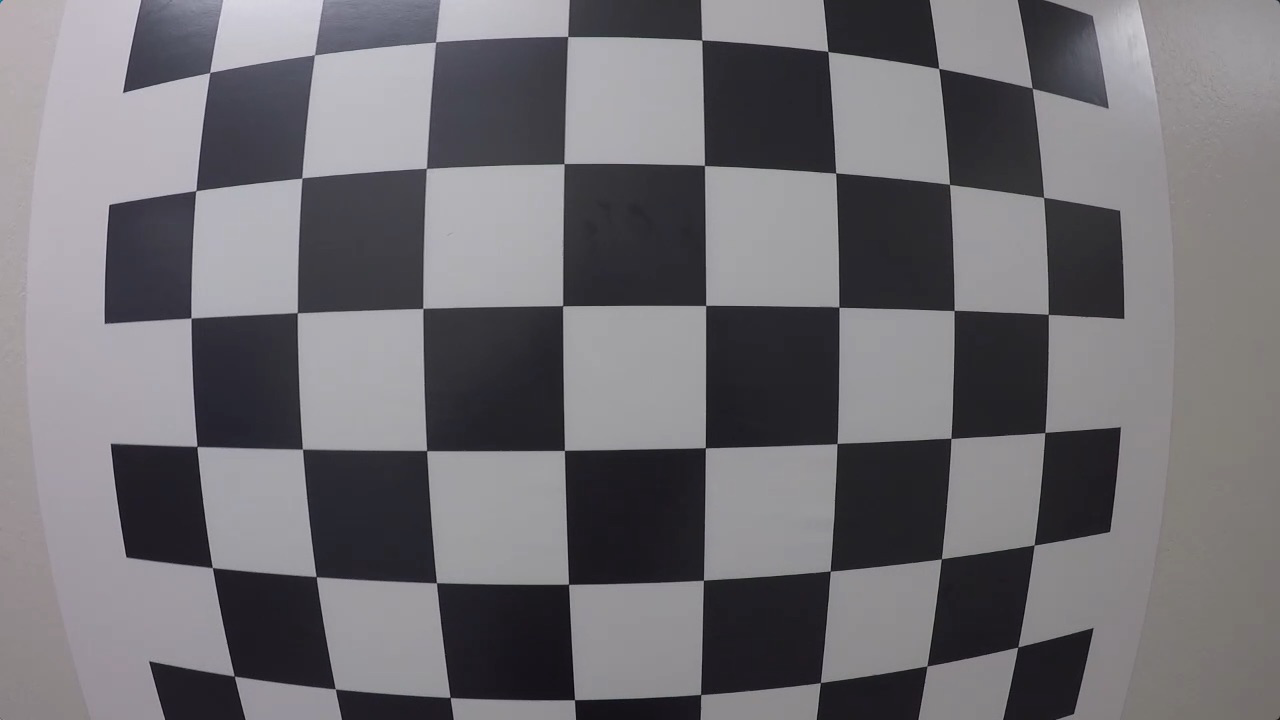
#> input picture images/calibration_test.png, 1280 x 720 px
$ jupyter execute --allow-errors L6_CameraCalibration.ipynb   (shell and % lines are left out)
#> lines starting #> are read from the running program, lines starting #| are printed output that depends on the picture; after the words box and inside, x2 and y2 are one past the last pixel; in counts of white or black regions, pixels touching at a corner belong together
# Perception by dealing with Computer Vision
It's very important for robotics perception. Robot can be broken down into three essential step cycle.

    Perception >> Dicision >> Action

This notebook related with first step, **Perception**. For the task of perception we can use data from some kind of sensors like Lidor, Razor and Camera. The table of bellow compare some sensors. Here I use camera as eye ball for perception.

    -----------------------------------------------------------------------------
    |     Sensor    ||    Spartial Resolution    |    Dimension    |    Cost    |
    |===============||===========================|=================|============|
    | Lidor + Razor ||           Low             |       3D        |  Expensive |
    |     Camera    ||           High            |       2D        |    Chea    |
    -----------------------------------------------------------------------------
Computer vision is art and science to percieving and understanding the world around us through images. In self driving cars it helps us to detect lane marking, other cars and pedestrians and so on to navigate safely our cars.

## Distortion Correction
##### Overview
Measure some of the quantities that need to be known in order to control the car. For example to steer car we need to measure how much your lane is curving. To do that I need to map out the lanes in my camera image, after transforming them to a different perspective. One way we are looking down on the road from above. In order to get this perspective transformation right, I first have to correct for the effect of image distortion.
Cameras don't create perfect images. Some of the object in the images, especially ones near the edges, can get stretched or skewed in various ways. So I need to correct distortions.

#####  What is Distortion? Why we need to undo distortions?
When a camera looks at 3D objects in the real world and transforms them into a 2D image. This transformation isn't perfect. Distortion is actuarry changing what the shape and size of these objects appears to be and closer or farther away than they actuarry are. This is a problem, because we're trying to accurately place the self-driving car in this world.

カメラの構造上、写真は歪みを持つ。自動運転車が実際の環境をありのまま認識できるようにするため、ここでは歪みを取り除く技術を学ぶ。

##### Types of Distortion
 - **Radial Distortion**(Introduced by camera lense)
 - **Tangental Distortion**(Introduced by not aligned perfectly parallel the camera's lens with the imaging plane)

---
**【歪み補正に必要なパラメータ】**
##### - Distortion Coefficitnts
Distortion can generally be captured by five numbers called distortion coefficients, whose values reflect the amount of radial and tangental distortion in an image. We can use them to calibrate our camera and undistort our images.

    Distortion coefficients = (k1, k2, p1, p2, k3)
In severely distorted cases, sometimes even more than five coefficients are required to capture the amount of distortion.

##### - Camera Matrix（もしくは内部パラメータとも呼ぶ Intrinsic Parameters）
カメラ固有のパラメータである、焦点距離(fx,fy)や光学中心(xc,yc)を3*3のマトリクスとして保持する。

                     fx,  0, xc
    CameraMatrix = [  0, fy, yc ]
                      0,  0,  1

　　Note: CameraMatrixはカメラの固定値なので、一度計算すればそれ以降は保存した値を使うことができる。

##### - Extrinsic Parameters（外部パラメータ）
座標系におけるある3次元点を別な座標系に変換する回転と並進のパラメータ。

Note: これらのパラメータを**推定**するため、ここではチェスボードの画像を用いる。チェスボードは、歪みがない場合にどう見えるかが想像できるのでこのタスクに適している（またコントラストがハッキリしているという点も優れている）。チェスボード上の制御点（ここでは四角形の角）を実空間と画像空間の両方において見つけ、その座標データをもとに歪みパラメータを算出する。実空間上の制御点はo-bject points、画像空間上の制御点はimage pointsを呼ぶ。3次元空間中での制御点(object points)は簡単に算出できるので、残るはimage pointsの取得ということになる。（参考：http://labs.eecs.tottori-u.ac.jp/sd/Member/oyamada/OpenCV/html/py_tutorials/py_calib3d/py_calibration/py_calibration.html#id5）

---
##### Math for Distortion Correction
To correct for **radial distortion** => **k1**, **k2**, and **k3**.
 - (x,y) is a point in a distorted image.
 - **r** which is calculated by OpenCV is the known distance between a point in an undistorted(corrected) image(xcorrected,ycorrected) and the center of the image distortion (xc, yc) as the distortion center（光学中心）.

Note: The distortion coefficient k3 is required to accurately reflect major radial distortion (like in wide angle lenses). However, for minor radial distortion, which most regular camera lenses have, k3 has a value close to or equal to zero and is negligible. So, in OpenCV, you can choose to ignore this coefficient; this is why it appears at the end of the distortion values array: [k1, k2, p1, p2, k3].

 - x_distorted = x_ideal(1 + k1 * r^2 + k2 * r^4 + k3 * r^6)
 - y_distorted = y_ideal(1 + k1 * r^2 + k2 * r^4 + k3 * r^6)

(image from Udacity)

To correct for **tangental distortion** => **p1**, **p2**.
 - x_corrected = x + [2p1xy + p2(r^2 + 2x^2)]
 - y_corrected = y + [p1(r^2 + 2y^2) + 2p2xy]

## Finding Corners
2次元画像上での制御点の位置(image points)を検出する。（参考：http://labs.eecs.tottori-u.ac.jp/sd/Member/oyamada/OpenCV/html/py_tutorials/py_calib3d/py_calibration/py_calibration.html#id6）
 - findChessboardCorners()
    The function attempts to determine wheather the input image is a view of the chessboard pattern and lokate the internal chessboard corners.
 - drawChessboardCorners()
    Renders the detected chessboard corners
---
**findChessboardCorners()**
##### Parameters
 - p1: source image of chessboard(must be an 8-bit grayscale or color image)
 - p2: patternSize the number of inner corners per a chessboard row and column
 - p3: corners which is output array of detected corners
 - p4: flags which can be zero or a combination of the following values

##### Returns
 - r1: 'true' if all of the corners are found and they are placed in a certain order. Otherwise, if the function fails to find all the corners or reorder them, it returns 'false'.
 - r2: corners the point of coordinate(x,y) detected

---
**drawChessboardCorners()**
##### Parameters
 - p1: image which is destination image.
 - p2: patternSize which is number of inner corners per a chessboard row and column
 - p3: corners which is output of findChessboardCorners()
 - p4: patternWasFound which is output of findChessboardCorners() for indicating wheather the complete board was found or not.

##### Returns
 - None

[cell 1]
import cv2
import numpy as np
import matplotlib.pyplot as plt
import matplotlib.image as mpimg

fname = 'images/calibration_test.png'
img = cv2.imread(fname)
#> img is the input picture: shape (720, 1280, 3); mean B, G, R 115.4, 110.9, 112.9
origin = np.copy(img)

[cell 2]
nx = 8
ny = 6

gray = cv2.cvtColor(img, cv2.COLOR_BGR2GRAY)
ret, corners = cv2.findChessboardCorners(gray, (nx, ny), None)
#> ret = True; corners = 48 rows, first 8: [209.5, 72.76], [314.5, 54.59], [435.5, 42.04], [567.8, 36.47], [702, 40.03], [827.9, 51.39], [938.9, 68.44], [1032.2, 88.22]

if ret == True:
    cv2.drawChessboardCorners(img, (nx, ny), corners, ret)
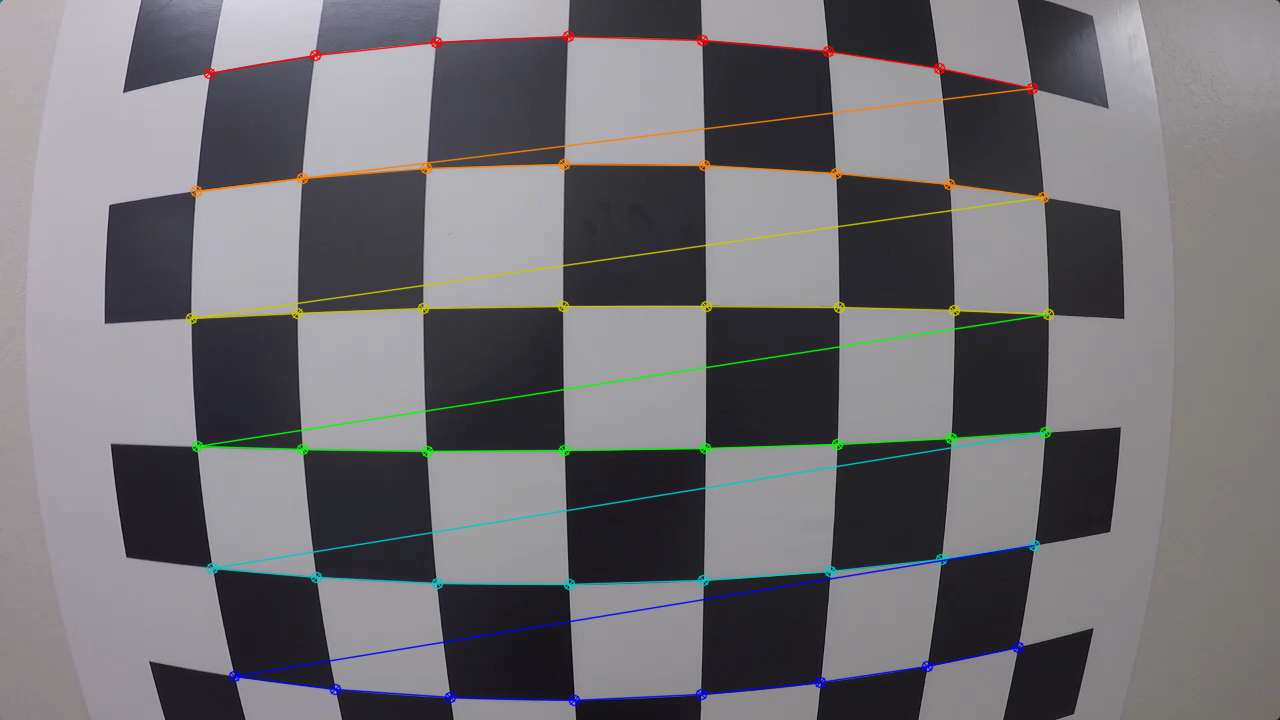
#> img: shape (720, 1280, 3); 3.33% of pixels changed, all inside (x1, y1, x2, y2) = (185, 30, 1055, 707)
    fig = plt.figure(figsize=(15, 30))
    ax1 = fig.add_subplot(1,2,1)
    ax1.imshow(origin)
    ax2 = fig.add_subplot(1,2,2)
    ax2.imshow(img)
    plt.show()
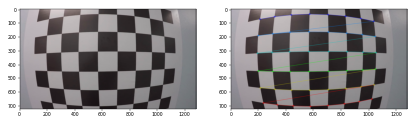
#> figure drawn by matplotlib, 2 panels; B, G, R data is drawn as R, G, B

## Calibrating a Camera
The first step will be to read in calibration images of a chessboard. It's recommended to use at least 20 images to ge a reliable calibration. Those images are taken at different angles and distances.

[cell 3]
import glob

images = glob.glob('calibration_wide/GOPR*.jpg')
idx = 4
#> (the rest of this cell did not finish here and is left out)

---
**calibrateCamera()**

制御点の3次元空間中での位置(object points)と2次元空間中での位置(image points)が分かったので、これをインプットにカメラキャリブレーションを行う。戻り値として、歪み補正に使う camera matrix, distortion coefficients, rotation(回転)・translation(並進)ベクトルが得られる。
##### Parameters
 - p1: objectPoints which is the 3D points in real world space.
 - p2: imagePoints which is the 2D points in image plane
 - p3: the shape of the image

##### Returns
 - r1: ret
 - r2: the camera matrix that we need to transform 3D object points to 2D image points
 - r3: distortion coefficients
 - r4: rotation vectors
 - r5: translation vectors

## Correcting for Distortion
**undistort()**
##### Parameters
 - p1: distorted image
 - p2: camera matrix
 - p3: distortion coefficients

##### Returns
 - r1: undistorted image often called "dst"

[cell 4]
def cal_undistort(img, objpoints, imgpoints):
    ret, cmtx, distCoef, rvecs, tvecs = cv2.calibrateCamera(objpoints, imgpoints, img.shape[1::-1], None, None)
    undist = cv2.undistort(img, cmtx, distCoef)
    return undist

#> (a cell that did not finish here is left out)

### Motivation
Now that I've learned camera calibration and correcting distortion.

I can start to extract the really useful information of the road. One really important piece of imformation is lane curvature. Self-Driving cars need to be told the correct steering angle to turn left or right and We can calculate this angle if we know a few things about the speed and dynamics of the car and how much the lane is curving.

To determine the curvature, we'll go through the following steps.
 - Detect the lane lines using some masking and thresholding techniques.
 - Perform a perspective transform to get a birds eye view of the lane.
 - Extract the curvature the lanes from polynomial with just a little math.

    polynomial
        f(y) = Ay^2 + By + C

A gives the curvature of the lane line
B gives the heading or direction that the line is pointing
C gives the position of the line based on how far away it is from the very left of an image(y=0)

## Perspective Transform
### Purpose
- To measure **lane curvature**
- To get a view that looks more like a map representation

A perspective transform let's us change our perspective to view the same scene from different viewpoints and angles. This could be viewing a scene from the side of a camera, from the below the camera, or looking down on the road from above.

Doing a bird's eye view transform is especially helpful for road images because it will allow us to match a car's location directly with a map, since map's display roads and scenery from a top down view.

### How to transform a perspective?
 - First: select four points that define a rectangle on a plane in the image

#> (a cell that did not finish here is left out)

---
**getPerspectiveTransform()**

Calculates a perspective transform from four pairs of the corresponding points.
##### Parameters
 - p1: src which is coordinates of quadrangle verticies in the source image
 - p2: dst which is coordinates of corresponding quadrangle verticies in the destination image
 - p3: solveMethod(optional)
##### Returns
 - r1: matrix of a perspective transform

---
**warpPerspective()**

 Applies a perspective transformation to an image.

##### Parameters
 - p1: src which is input image
 - p2: dst which is output image
 - p3: M which is 3*3 transformation matrix
 - p4: dsize which is size of the output image
 - p5: flags which is combination of interpolation methods(optional)
 - p6: borderMode which is pixel extrapolation method(optional)
 - p7: borderValue which is used in case of a constant border(optional)
##### Returns
 - r1: warped image

[cell 7]
def warp(img):
    # Define calibration box in source and warped coordinates
    img_size = (img.shape[1], img.shape[0])
#> img_size = (1280, 720)

    # Four source coordinates
    src = np.float32(
        [[652, 43],
          [653, 118],
          [492, 137],
          [493, 71]])

    # define a desired rectangle plane for the warped image
    # choose four different points that are where I want the source points to end up.
    # Four desired coordinates
    dst = np.float32(
        [[653, 71],
          [653, 137],
          [493, 137],
          [493, 71]])

    # Compute the perspective transform, M
    M = cv2.getPerspectiveTransform(src, dst)
    Minv = cv2.getPerspectiveTransform(dst, src)

    warped = cv2.warpPerspective(img, M, img_size, flags=cv2.INTER_LINEAR)
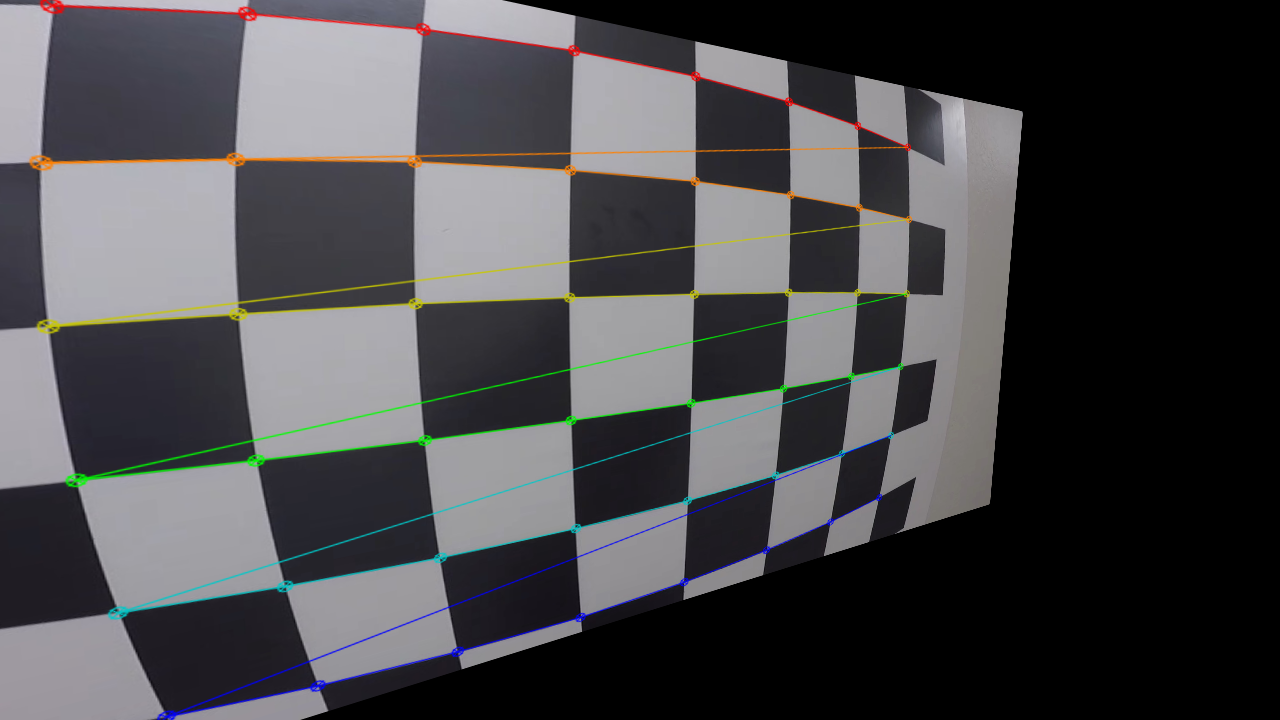
#> warped: shape (720, 1280, 3); mean B, G, R 74.7, 72, 72.6
    return warped

[cell 8]
warped_img = warp(img)
f, (ax1, ax2) = plt.subplots(1,2,figsize=(20,10))
ax1.set_title('Source image')
ax1.imshow(img)
ax2.set_title('Warped image')
ax2.imshow(warped_img)
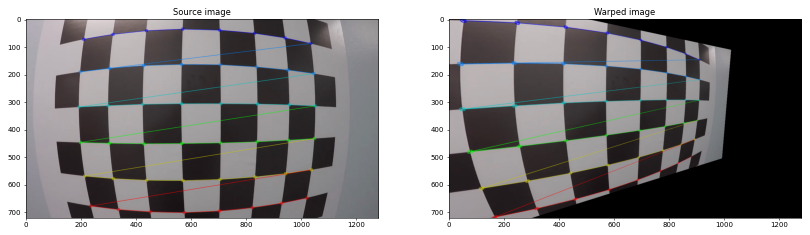
#> figure drawn by matplotlib, 2 panels; B, G, R data is drawn as R, G, B

$ run again, with images/signs_vehicles_xygrad.png copied over images/calibration_test.png
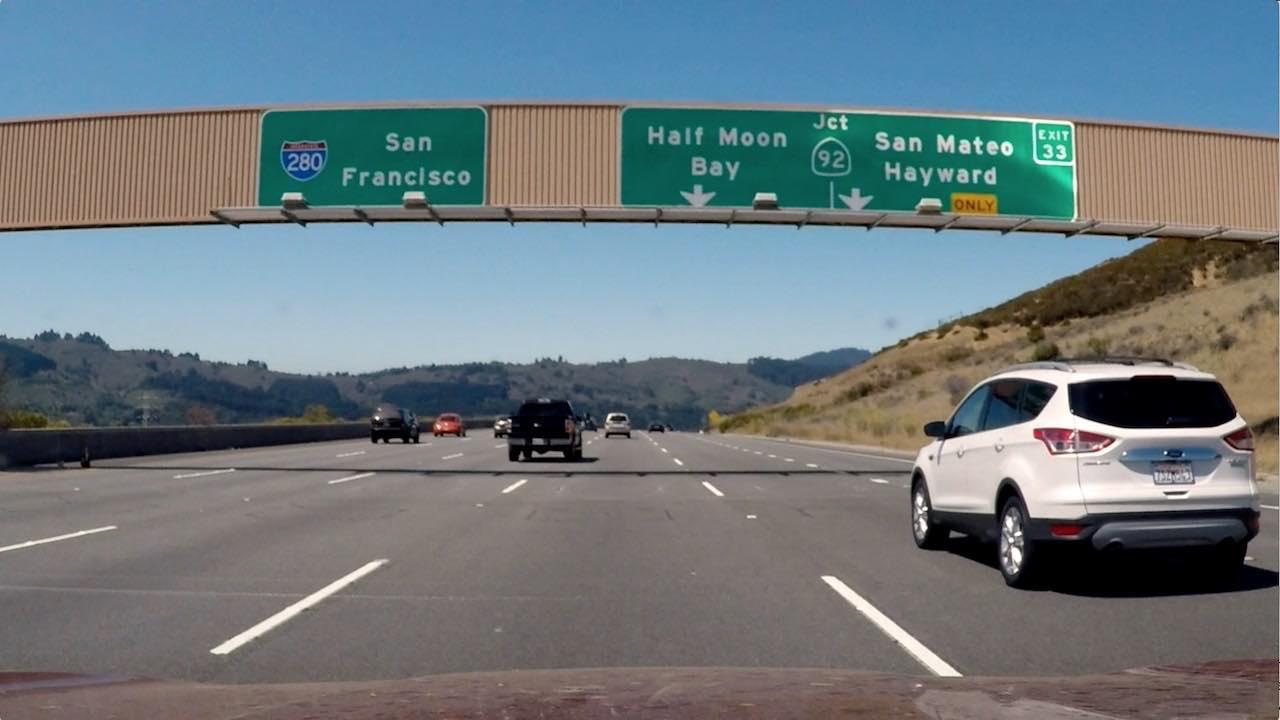
#> input picture images/signs_vehicles_xygrad.png, 1280 x 720 px
#> img is the input picture: shape (720, 1280, 3); mean B, G, R 127.5, 121.6, 109.2
#> `gray = cv2.cvtColor(img, cv2.COLOR_BGR2GRAY)`:
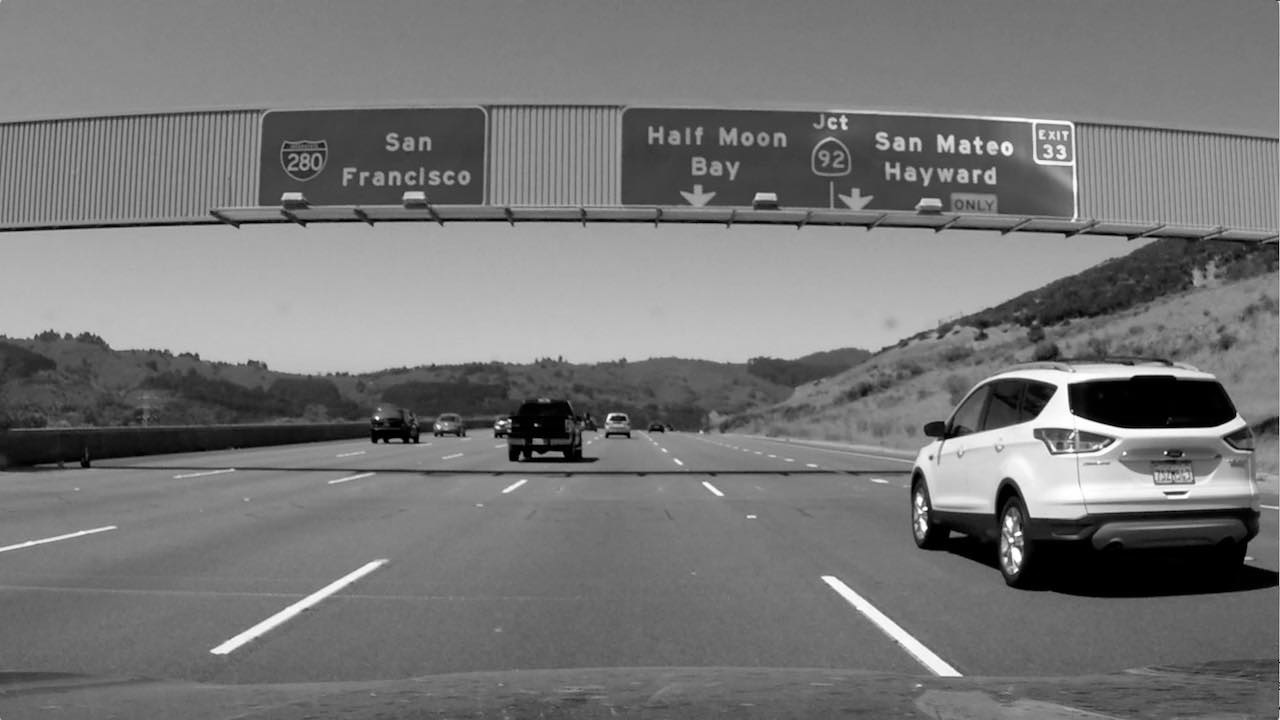
#> gray: shape (720, 1280); min 0, max 255, mean 118.6
#> ret = False; corners = None
#> img_size = (1280, 720)
#> `[cell 8] warped_img = warp(img) f, (ax1, ax2) = plt.subplots(1,2,figsi..`:
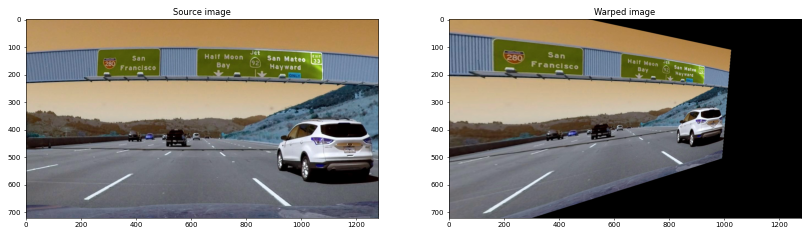
#> figure drawn by matplotlib, 2 panels; B, G, R data is drawn as R, G, B
